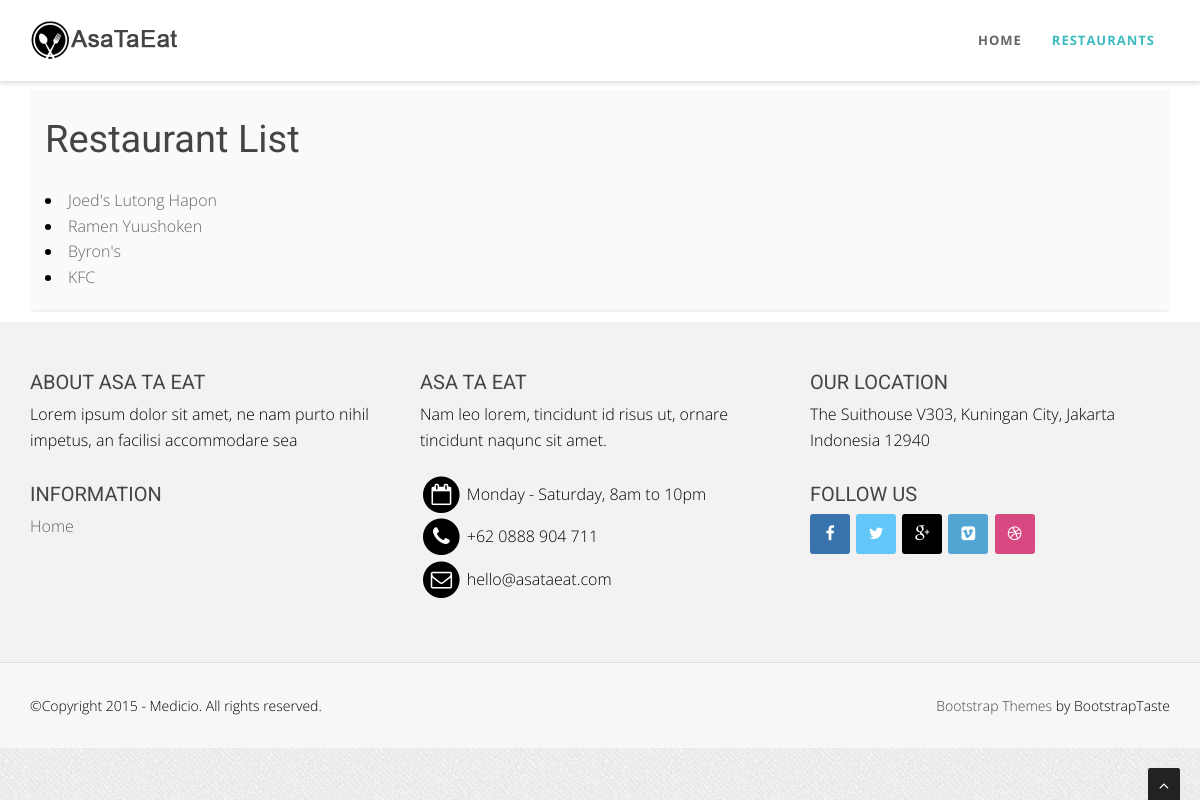
Page /resturants/ on the committed database.
### restaurants/models.py (models this page shows, shortened)
class RestaurantLocation(models.Model):
    owner       = models.ForeignKey(User)
    name        = models.CharField(max_length=120)
    location    = models.CharField(max_length=120, null=True, blank=True)
    category    = models.CharField(max_length=120, null=True, blank=False)
    timestamp   = models.DateTimeField(auto_now_add=True)
    updated     = models.DateTimeField(auto_now=True)
    slug        = models.SlugField(null=True, blank=True)
    def get_absolute_url(self):
        return reverse('restaurants:detail', kwargs={'slug': self.slug})

### restaurants/views.py (the view)
class RestaurantListView(ListView):
    def get_queryset(self):
        slug = self.kwargs.get("slug")
        if slug:
            queryset = RestaurantLocation.objects.filter(
                Q(category__icontains = slug)|
                Q(category__iexact = slug)
            )
        else:
            queryset = RestaurantLocation.objects.all()
        return queryset

### restaurants/templates/restaurants/restaurantlocation_list.html (shortened to what this page needs)
{% extends "base.html" %}
{% block content %}
<section id="callaction" class="home-section paddingtop-90 paddingbot-10">
        <div class="container">
             <div class="row">
                 <div class="col-md-12">
                     <div class="callaction bg-gray">
                         <div class="row">
                            <h1>Restaurant List</h1>
                         </div>
                         <div class="row">
                            {% for object in object_list %}
                                <li><a href="{{ object.get_absolute_url }}">{{ object.name }}</a></li>
                            {% endfor %}
                        </div>
                     </div>
                 </div>
             </div>
         </div>
 </section>
{% endblock content %}

### static/css/style.css (style rules this page uses)
body { width: 100%; height: 100%; font-family: 'Open Sans', sans-serif; font-weight: 300; color: black; background-color: #ddd; font-size: 16px; line-height: 1.6em; }
html { width: 100%; height: 100%; }
h1 { font-size: 38px; }
h1, h2, h3, h4, h5, h6 { margin: 0 0 30px; font-family: 'Roboto', sans-serif; font-weight: 400; color: #444; line-height: 1em; }
a { color: #666; -webkit-transition: all .2s ease-in-out; -moz-transition: all .2s ease-in-out; transition: all .2s ease-in-out; }
.paddingtop-90 { padding-top:90px !important; }
.paddingbot-10 { padding-bottom:10px !important; }
.home-section { padding-top: 150px; display:block; position:relative; z-index:120; background-color: #fff; }
.bg-gray { background: #fafafa; }
.callaction { padding:30px 30px 20px 30px; border-radius: 4px; border-bottom: 2px solid #f2f2f2; }

### static/bodybg/bg1.css (style rules this page uses)
body { background: url(../img/bodybg/bg1.png) repeat left top; }

### rows in the picture
RestaurantLocation: name "Joed's Lutong Hapon"
RestaurantLocation: name "Ramen Yuushoken"
RestaurantLocation: name "Byron's"
RestaurantLocation: name "KFC"
